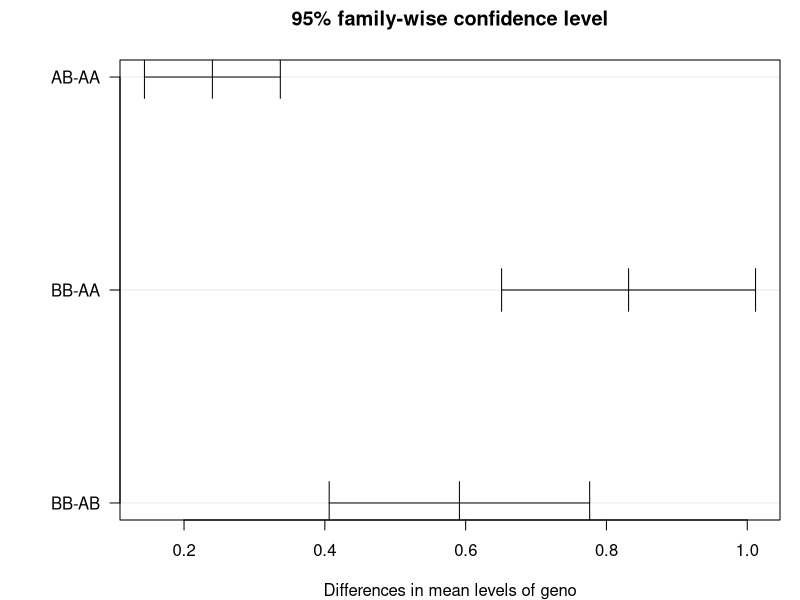
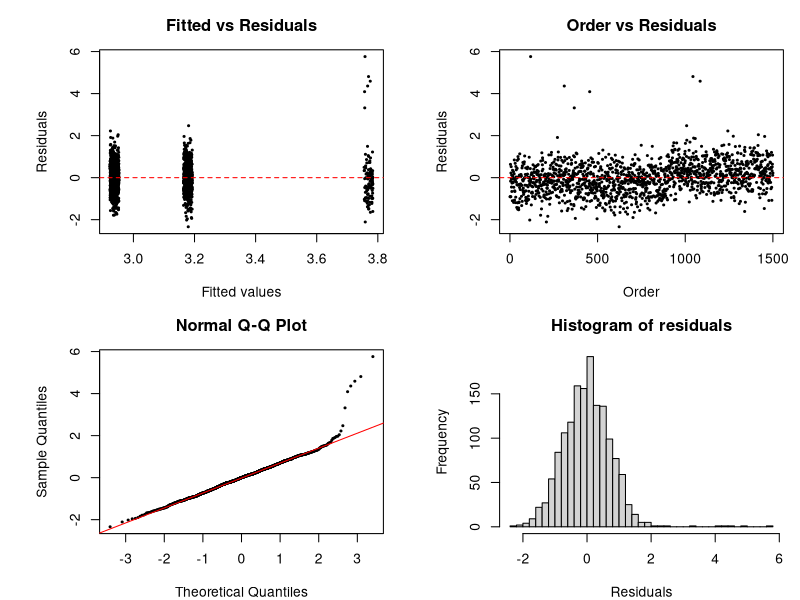
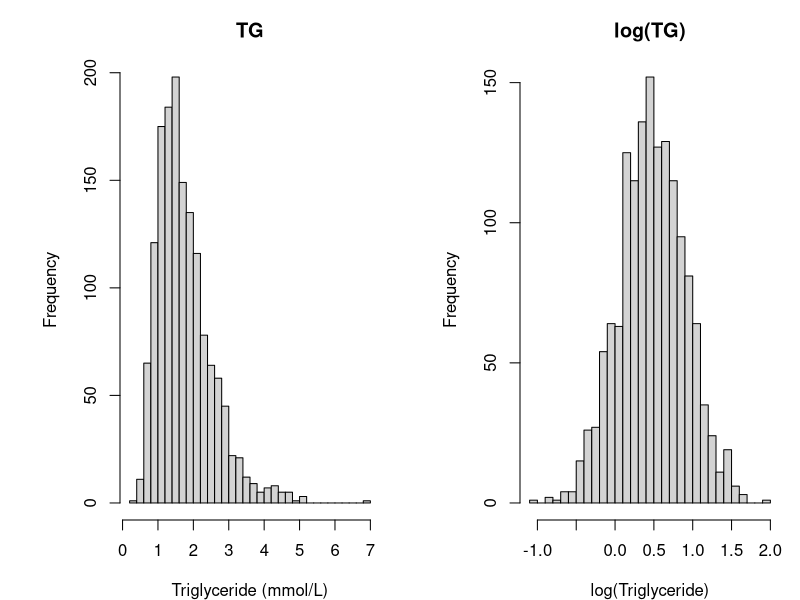
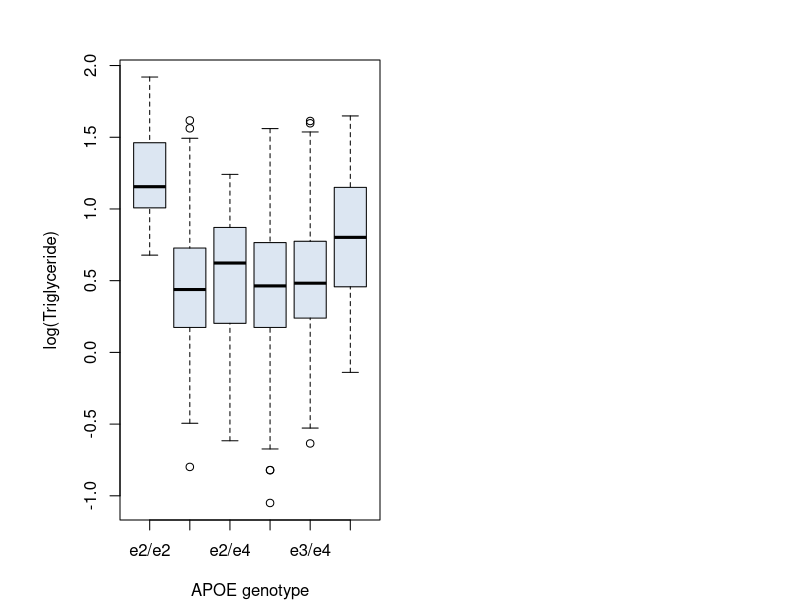
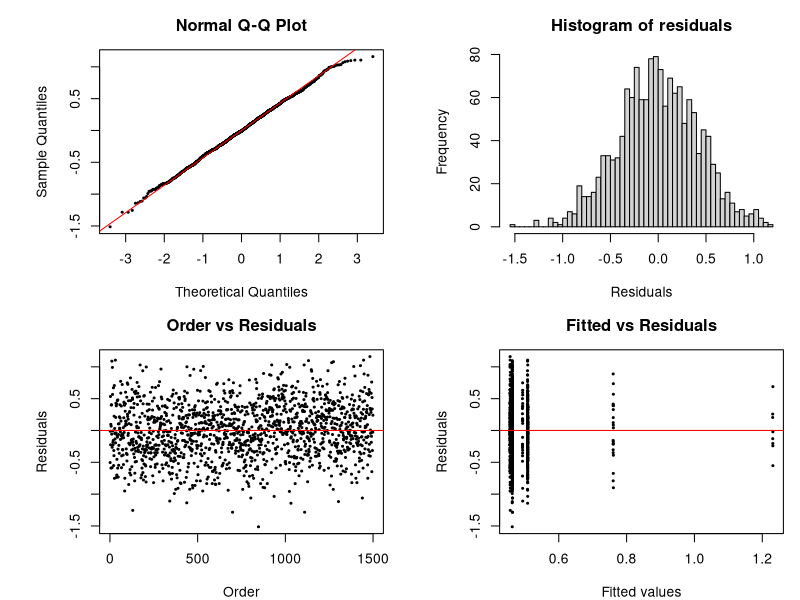

Write R code to recreate these figures, in order.
## ---- chunk 1
#| label: setup
#| include: false
gw <- read.csv("data/gwas_cohort.csv")
gw$geno <- factor(gw$snp_LDLR, levels = 0:2,
                  labels = c("AA", "AB", "BB"))
n <- table(gw$geno)
geno.aov <- aov(ldl ~ geno, data = gw)
## ---- chunk 2
#| label: q-vs-t
mse <- summary(geno.aov)[[1]][["Mean Sq"]][2]
k <- nlevels(gw$geno); N <- nrow(gw)

q <- qtukey(0.95, nmeans = k, df = N - k)
t <- qt(0.975, df = N - k)
c(q = q, q_over_sqrt2 = q / sqrt(2), t = t)
## ---- chunk 3
#| label: tukey-geno
TukeyHSD(geno.aov, conf.level = 0.95)
## ---- chunk 4
#| label: tukey-plot
#| fig-cap: "Tukey 95% family-wise 신뢰구간 (0을 포함하면 유의하지 않음)"
#| fig-height: 3.5
par(mar = c(4, 6, 3, 1))
plot(TukeyHSD(geno.aov, conf.level = 0.95), las = 1)
## ---- chunk 5
#| label: tukey-manual
## 공식으로 직접 계산 — BB vs AA
mu <- tapply(gw$ldl, gw$geno, mean)
hw <- q * sqrt(mse/2 * (1/n[["BB"]] + 1/n[["AA"]]))
c(diff = mu[["BB"]] - mu[["AA"]],
  lwr  = mu[["BB"]] - mu[["AA"]] - hw,
  upr  = mu[["BB"]] - mu[["AA"]] + hw)
## ---- chunk 6
#| label: resid-geno
#| fig-cap: "유전형 자료의 잔차 진단"
#| fig-height: 6
par(mfrow = c(2, 2))
set.seed(1)
plot(jitter(fitted(geno.aov), 0.3), residuals(geno.aov), pch = 20,
     cex = 0.5, main = "Fitted vs Residuals",
     xlab = "Fitted values", ylab = "Residuals")
abline(h = 0, lty = 2, col = "red")
plot(residuals(geno.aov), pch = 20, cex = 0.5, xlab = "Order",
     ylab = "Residuals", main = "Order vs Residuals")
abline(h = 0, lty = 2, col = "red")
qqnorm(residuals(geno.aov), pch = 20, cex = 0.5)
qqline(residuals(geno.aov), col = "red")
hist(residuals(geno.aov), nclass = 40, xlab = "Residuals",
     main = "Histogram of residuals")
## ---- chunk 7
#| label: resid-sd-geno
## 집단별 잔차 표준편차 — 등분산 점검
round(tapply(residuals(geno.aov), gw$geno, sd), 3)
## 1-II에서 표시한 6명을 빼면
top6 <- order(residuals(geno.aov), decreasing = TRUE)[1:6]
gw$geno[top6]
round(tapply(residuals(geno.aov)[-top6], gw$geno[-top6], sd), 3)
## ---- chunk 8
#| label: anova-as-lm
## aov() 와 lm() 은 같은 모형
fit.lm <- lm(ldl ~ geno, data = gw)
anova(fit.lm)
## ---- chunk 9
#| label: dummy-coding
## R이 자동으로 만든 더미변수 (기준 범주 = AA)
head(model.matrix(fit.lm), 3)
coef(fit.lm)
## ---- chunk 10
#| label: no-intercept
## 절편을 빼면 k개 더미 → 계수가 곧 각 집단 평균
coef(lm(ldl ~ geno - 1, data = gw))
tapply(gw$ldl, gw$geno, mean)
## ---- chunk 11
#| label: additive-vs-genotypic
add.lm <- lm(ldl ~ snp_LDLR, data = gw)
rbind(additive  = predict(add.lm, data.frame(snp_LDLR = 0:2)),
      genotypic = tapply(gw$ldl, gw$geno, mean))
anova(add.lm, fit.lm)
## ---- chunk 12
#| label: load-apoe
gw <- read.csv("data/gwas_cohort.csv")
ex <- read.csv("data/gwas_cohort_ext.csv")
ap <- merge(gw[, c("iid", "bmi")], ex, by = "iid")
ap <- subset(ap, lpl_def == 0)
ap$apoe <- factor(ap$apoe)
dim(ap)
table(ap$apoe)
## ---- chunk 13
#| label: tg-hist
#| fig-cap: "중성지방 원 척도 vs 로그 척도"
#| fig-height: 3.5
par(mfrow = c(1, 2))
hist(ap$tg, nclass = 40, main = "TG", xlab = "Triglyceride (mmol/L)")
hist(log(ap$tg), nclass = 40, main = "log(TG)", xlab = "log(Triglyceride)")
## ---- chunk 14
#| label: tg-shapiro
## 잔차의 정규성 검정으로 확인
shapiro.test(residuals(aov(tg ~ apoe, data = ap)))
shapiro.test(residuals(aov(log(tg) ~ apoe, data = ap)))
## ---- chunk 15
#| label: apoe-boxplot
#| fig-cap: "APOE 유전형별 로그 중성지방"
ap$logtg <- log(ap$tg)
boxplot(logtg ~ apoe, data = ap, col = "#dce6f2",
        xlab = "APOE genotype", ylab = "log(Triglyceride)")
## ---- chunk 16
#| label: apoe-anova
model <- aov(logtg ~ apoe, data = ap)
summary(model)
model.tables(model, type = "means")
## ---- chunk 17
#| label: apoe-truth
## 참값과 비교: e3/e3 대비 차이 (로그 척도)
mu  <- tapply(ap$logtg, ap$apoe, mean)
est <- mu - mu[["e3/e3"]]
tru <- c("e2/e2" = 0.70, "e2/e3" = 0.05, "e2/e4" = 0.15,
         "e3/e3" = 0, "e3/e4" = 0.10, "e4/e4" = 0.20)
round(rbind(n = table(ap$apoe), estimate = est, truth = tru[names(est)]),
      3)
## ---- chunk 18
#| label: apoe-tukey
round(TukeyHSD(model, conf.level = 0.95)[[1]], 4)
## ---- chunk 19
#| label: apoe-resid
#| fig-cap: "APOE 자료의 잔차 진단"
#| fig-height: 6
par(mfrow = c(2, 2))
qqnorm(residuals(model), pch = 20, cex = 0.5)
qqline(residuals(model), col = "red")
hist(residuals(model), nclass = 40, main = "Histogram of residuals",
     xlab = "Residuals")
plot(residuals(model), pch = 20, cex = 0.5, xlab = "Order",
     ylab = "Residuals", main = "Order vs Residuals")
abline(h = 0, lty = 1, col = "red")
set.seed(1)
plot(jitter(fitted(model), 0.3), residuals(model), pch = 20, cex = 0.5,
     xlab = "Fitted values", ylab = "Residuals",
     main = "Fitted vs Residuals")
abline(h = 0, lty = 1, col = "red")
